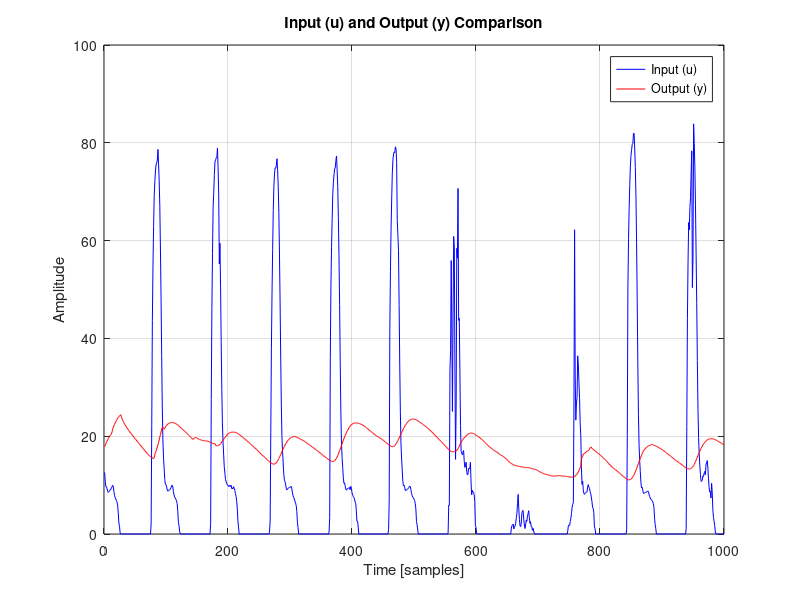
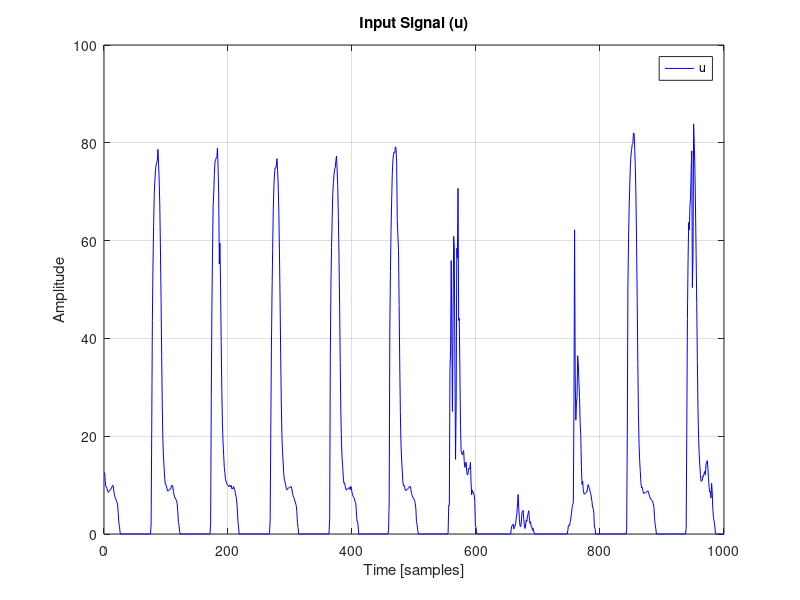
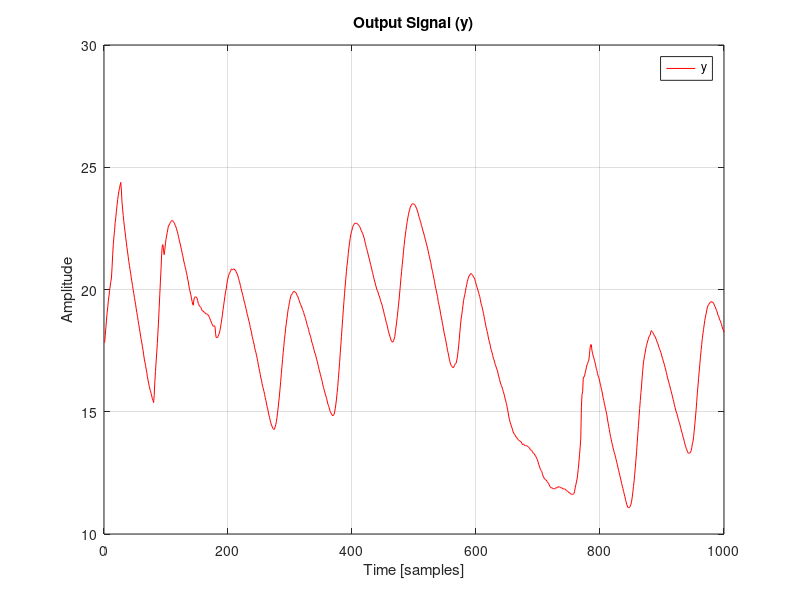

Source code (MATLAB) for these figures, in order: (Note: this script raises an error after producing the figures.)
clear all
close all
clc

%% Model generation / Data generation

N = 1000; % length of the data
Ts = 1;  %  sampling time

% load data
load house.mat;

%% plotting
t = 1:N;
%% Data Visualization
% Define time axis based on the number of samples N
t = 1:N; 

figure(1);
plot(t, u, 'b', t, y, 'r'); % Plotting both in one command for efficiency
title('Input (u) and Output (y) Comparison');
xlabel('Time [samples]');
ylabel('Amplitude');
legend('Input (u)', 'Output (y)');
grid on;

figure(2);
plot(t, u, 'b');
title('Input Signal (u)');
xlabel('Time [samples]');
ylabel('Amplitude');
legend('u');
grid on;

figure(3);
plot(t, y, 'r');
title('Output Signal (y)');
xlabel('Time [samples]');
ylabel('Amplitude');
legend('y');
grid on;

%% detrending

% Creation of an iddata object for the output and input data
data = iddata(y,u);

% Compute the means of the data and store them in mu.InputOffset and
% mu.OutputOffset
mu = getTrend(data,0);

% Perform the data detrend
data_d = detrend(data,mu);

% Delay estimation
%nk = delayest(data_d);

%% Create models
na = 50;
nb = 50;
nk = 1;

% M1
Orders = [na nb nk]; % [n_a, n_b, n_k]
Option = arxRegulOptions('RegulKernel', 'DI');
[Lambda, R, log_negative_likelihood_m1, df_m1] = arxRegul(data_d, Orders, Option); % use data_d
arxOpt_m1 = arxOptions;
arxOpt_m1.Regularization.Lambda = Lambda;
arxOpt_m1.Regularization.R = R;
model_m1 = arx(data_d, Orders, arxOpt_m1);

% M2
Orders = [na nb nk]; % [n_a, n_b, n_k]
Option = arxRegulOptions('RegulKernel', 'TC');
[Lambda, R, log_negative_likelihood_m2, df_m2] = arxRegul(data_d, Orders, Option); % use data_d
arxOpt_m2 = arxOptions;
arxOpt_m2.Regularization.Lambda = Lambda;
arxOpt_m2.Regularization.R = R;
model_m2 = arx(data_d, Orders, arxOpt_m2);

% M3
Orders = [na nb nk]; % [n_a, n_b, n_k]
Option = arxRegulOptions('RegulKernel', 'SS');
[Lambda, R, log_negative_likelihood_m3, df_m3] = arxRegul(data_d, Orders, Option); % use data_d
arxOpt_m3 = arxOptions;
arxOpt_m3.Regularization.Lambda = Lambda;
arxOpt_m3.Regularization.R = R;
model_m3 = arx(data_d, Orders, arxOpt_m3);

% M4
Orders = [na nb nk]; % [n_a, n_b, n_k]
m = 5;
[Lambda, R, log_negative_likelihood_m4, df_m4] = arxRegulRF2(data_d , Orders, m); % use data_d
arxOpt_m4 = arxOptions;
arxOpt_m4.Regularization.Lambda = Lambda;
arxOpt_m4.Regularization.R = R;
model_m4 = arx(data_d, Orders, arxOpt_m4);

%% Impulse Response Visualization (A(z) and B(z))
% This section visualizes the estimated models M1, M2, M3, and M4 [cite: 19, 20]

models = {model_m1, model_m2, model_m3, model_m4};
model_names = {'M1 (DI)', 'M2 (TC)', 'M3 (SS)', 'M4 (RF-SS)'};

for i = 1:4
    figure('Name', sprintf('Impulse Responses for %s', model_names{i}), 'NumberTitle', 'off');
    
    % Plot Impulse Response of A(z)
    subplot(2, 1, 1);
    plot(models{i}.A, 'LineWidth', 1.5);
    title([model_names{i}, ': Impulse Response of A(z)']);
    xlabel('Lag');
    ylabel('Amplitude');
    grid on;
    
    % Plot Impulse Response of B(z)
    subplot(2, 1, 2);
    plot(models{i}.B, 'LineWidth', 1.5, 'Color', 'r');
    title([model_names{i}, ': Impulse Response of B(z)']);
    xlabel('Lag');
    ylabel('Amplitude');
    grid on;
end

%% Compare different negative log likelihood
negative_log_likelihood = [log_negative_likelihood_m1;
                            log_negative_likelihood_m2;
                            log_negative_likelihood_m3;
                            log_negative_likelihood_m4;]


%% Hold cross validation
input_training = u(1:500);
output_training = y(1:500);

input_validation = u(501:1000);
output_validation = y(501:1000);

% Creation of an iddata object for the output and input data 
data_training = iddata(output_training, input_training);
data_validation = iddata(output_validation, input_validation);

% Compute the means of the data and store them in mu.InputOffset and
% mu.OutputOffset
mu_training = getTrend(data_training,0);
mu_validation = getTrend(data_validation, 0);

% Perform the data detrend
data_training_d = detrend(data_training, mu_training);
data_validation_d = detrend(data_validation, mu_validation);

% ARMAX model estimation
m1_training = arx(data_training_d, Orders, arxOpt_m1);
m2_training = arx(data_training_d, Orders, arxOpt_m2);
m3_training = arx(data_training_d, Orders, arxOpt_m3);
m4_training = arx(data_training_d, Orders, arxOpt_m4);

opt = compareOptions('InitialCondition','z');

models_training = {m1_training, m2_training, m3_training, m4_training};
model_labels    = {'M1 (DI)', 'M2 (TC)', 'M3 (SS)', 'M4 (RF-SS)'};
horizons        = 1:4;

for i = 1:length(models_training)
    figure('Name', sprintf('Validation: %s', model_labels{i}), 'NumberTitle', 'off');
    
    for h = horizons
        subplot(2, 2, h);
        
        compare(data_validation_d, models_training{i}, h, opt);
        
        title(sprintf('%s: %d-step ahead', model_labels{i}, h));
        grid on;
    end
end

%% Cross correlation and auto correlation
% the confidence interval corresponds to 99%
models = {model_m1, model_m2, model_m3, model_m4};
model_names = {'M1 (DI)', 'M2 (TC)', 'M3 (SS)', 'M4 (RF-SS)'};
figure('Name', 'Residual Analysis Comparison', 'NumberTitle', 'off');

for i = 1:4
    subplot(2, 2, i);
    resid(models{i}, data_d, 'corr'); 
    
    title(['Residuals: ', model_names{i}]);
    grid on;
end
%% SURE index
% SURE index
SURE_indexes = zeros(4, 1);
SURE_indexes(1) = surek(model_m1, df_m1);
SURE_indexes(2) = surek(model_m2, df_m2);
SURE_indexes(3) = surek(model_m3, df_m3);
SURE_indexes(4) = surek(model_m4, df_m4);
SURE_indexes;

%% computation time
comp_time = zeros(21,1);
Orders = [na nb nk]; % [n_a, n_b, n_k]
Option = arxRegulOptions('RegulKernel', 'SS');
m = 5;

for i=1:21
    tic

    % M3
    [Lambda, R, log_negative_likelihood_m3, df_m3] = arxRegul(data_d, Orders, Option); % use data_d

    % M4
    [Lambda, R, log_negative_likelihood_m4, df_m4] = arxRegulRF2(data_d , Orders, m); % use data_d

    comp_time(i) = toc;
end

standard_deviation = std(comp_time);
mean_time = mean(comp_time);

